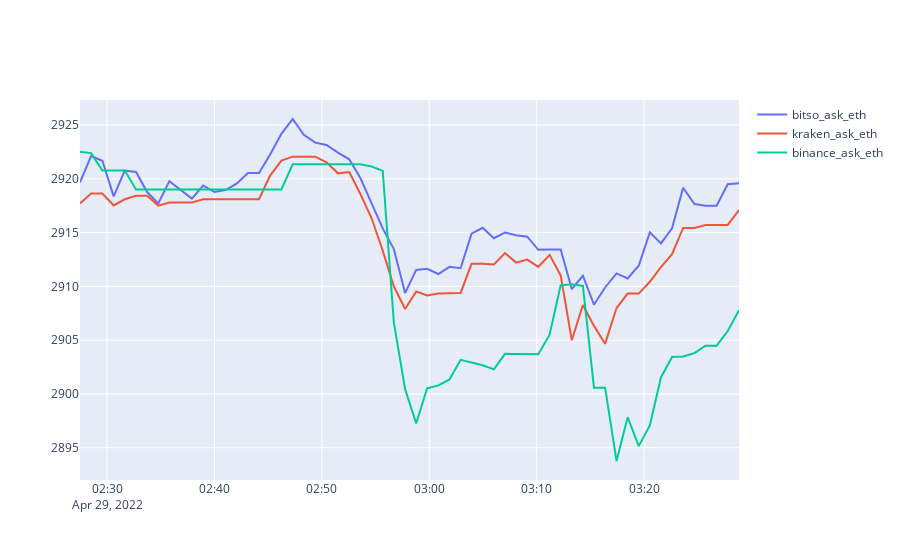

Notebook code for this chart:
### Code cell
main.plot_spread_eth_1(data)
